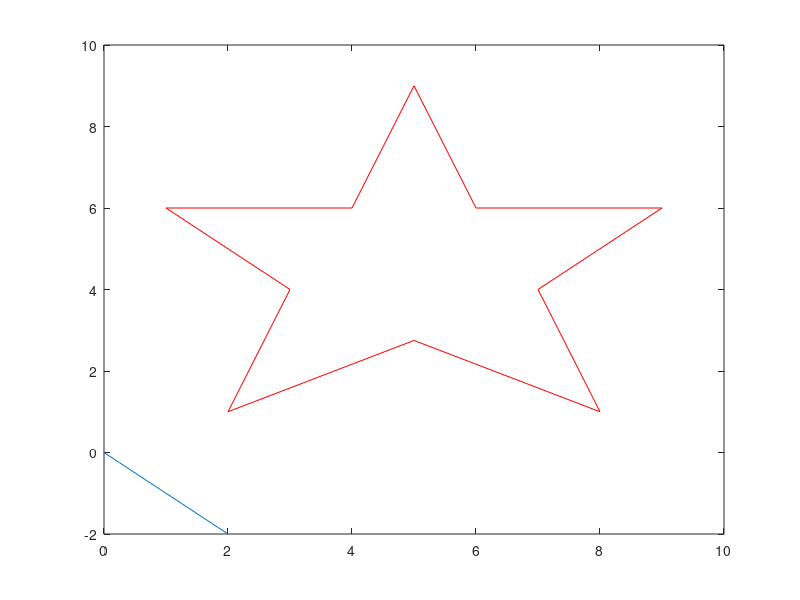

Source code (MATLAB):
%%Clears everything
clc
clear all
clf

%%Set the x and y linspace
Ax = linspace(0,0,50);
Ay = linspace(-2,2,50);

%%Set the x and y limits
xlim([-10 10])
ylim([-10 10])

%%Plot the x and y
plot(Ax,Ay);
%%Set the linspace
xDiag = linspace(0,2,25);

%%Set the diagnols
A = xDiag;
B = -xDiag;

%%Plot the diagnols
plot(xDiag,A);
plot(xDiag,B);
%%fileID reads in the text file
fileID = fopen('part3.txt','r');

%%This specifies the format of the file that we are reading in
formatSpec = '%f %f';

%%This sets the size of the matrice to be read in
sizeA = [1 6];

%%Reads the text file, specifies the format, and sets the size
A = fscanf(fileID, formatSpec, sizeA);
%%C = fscanf(fileID, formatSpec, amat);
amat = A(1, 3:6);

%%Plots A
%%Red color
%%plot(A(1,:), A(2 ,:),'r');

fileID = fopen('shape2.txt','r'); 

formatSpec = '%f %f';

sizeB = [2 12];

B = fscanf(fileID, formatSpec, sizeB);

hold on
plot(B(1,:), B(2 ,:),'r');
